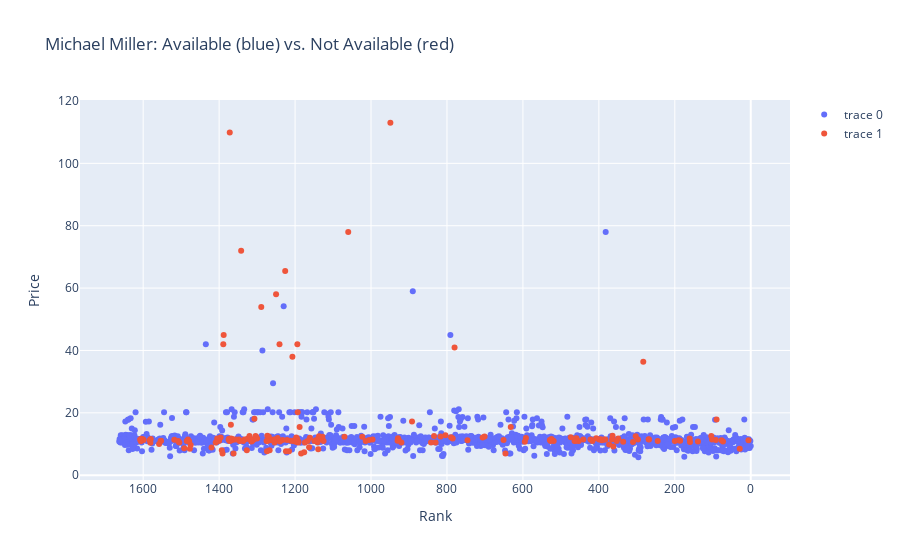

Here is the notebook cell this chart was saved with:
### Code cell
viz_available("Michael Miller", MM)

### Figure 1 — Plotly figure (JSON) as saved in the notebook; plotly's stock layout.template omitted (floating-point values rounded to 4 significant figures; data arrays with more than 128 entries replaced by an {"elided": "..."} marker saying what was removed)
{"data": [{"mode": "markers", "text": {"elided": "1479 str values"}, "type": "scatter", "x": {"elided": "1479 int values"}, "y": {"elided": "1479 float values"}}, {"mode": "markers", "text": {"elided": "185 str values"}, "type": "scatter", "x": {"elided": "185 int values"}, "y": {"elided": "185 float values"}}], "layout": {"title": {"text": "Michael Miller: Available (blue) vs. Not Available (red)"}, "xaxis": {"autorange": "reversed", "title": {"text": "Rank"}}, "yaxis": {"title": {"text": "Price"}}}}
